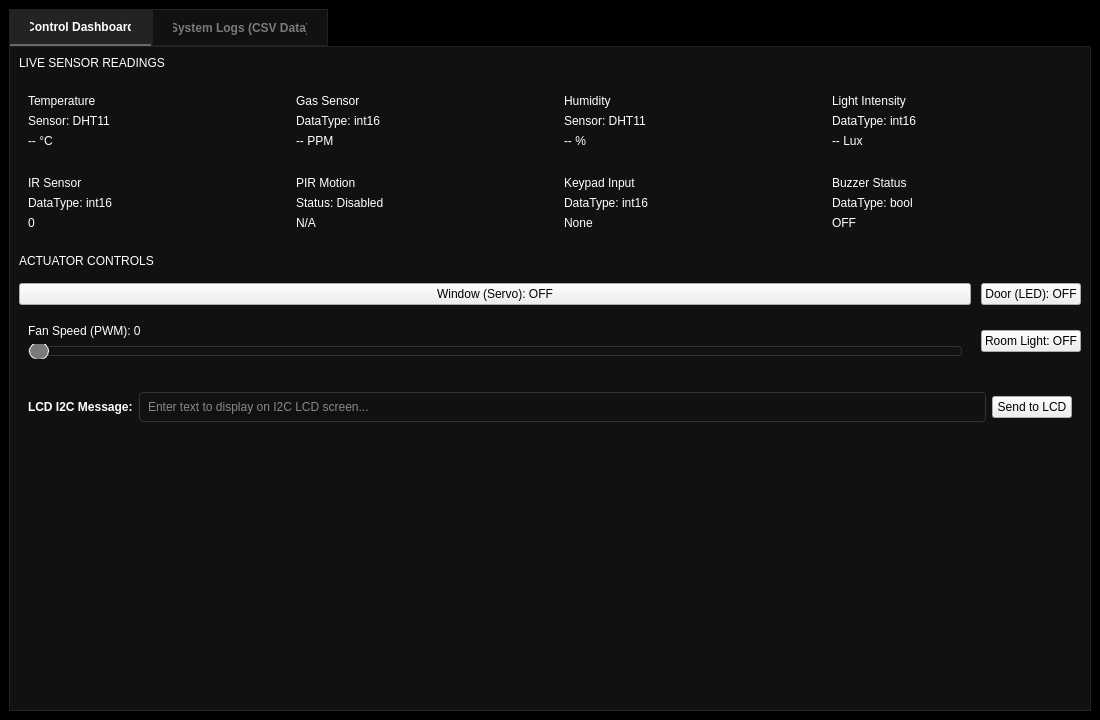
<?xml version="1.0" encoding="UTF-8"?>
<ui version="4.0">
 <class>MainWindow</class>
 <widget class="QMainWindow" name="MainWindow">
  <property name="geometry">
   <rect>
    <x>0</x>
    <y>0</y>
    <width>1100</width>
    <height>720</height>
   </rect>
  </property>
  <property name="windowTitle">
   <string>Smart Home ROS / Arduino Control Center</string>
  </property>
  <property name="styleSheet">
   <string notr="true">
QMainWindow, QWidget#centralwidget {
    background-color: #000000;
    color: #FFFFFF;
    font-family: 'Segoe UI', Arial, sans-serif;
}
QTabWidget::pane {
    border: 1px solid #232323;
    background-color: #111111;
}
QTabBar::tab {
    background: #111111;
    color: #7A7A7A;
    padding: 10px 20px;
    border: 1px solid #232323;
    font-weight: bold;
}
QTabBar::tab:selected {
    background: #232323;
    color: #FFFFFF;
    border-bottom: 2px solid #696969;
}
QFrame.card {
    background-color: #111111;
    border: 1px solid #232323;
    border-radius: 8px;
}
QLabel {
    color: #FFFFFF;
}
QLabel.sectionHeader {
    font-weight: bold;
    color: #7A7A7A;
    letter-spacing: 1px;
}
QLabel.cardTitle {
    font-size: 14px;
    font-weight: bold;
    color: #FFFFFF;
}
QLabel.cardSub {
    font-size: 11px;
    color: #7A7A7A;
}
QLabel.cardValue {
    font-size: 20px;
    font-weight: bold;
    color: #FFFFFF;
}
QPushButton.toggleBtn {
    background-color: #111111;
    color: #7A7A7A;
    border: 2px solid #343434;
    border-radius: 6px;
    padding: 12px;
    font-weight: bold;
    font-size: 13px;
}
QPushButton.toggleBtn:hover {
    background-color: #232323;
    color: #FFFFFF;
}
QPushButton.toggleBtn:checked {
    background-color: #464646;
    color: #FFFFFF;
    border: 2px solid #7A7A7A;
}
QPushButton.actionBtn {
    background-color: #343434;
    color: #FFFFFF;
    border: 1px solid #464646;
    border-radius: 6px;
    padding: 8px 15px;
    font-weight: bold;
}
QPushButton.actionBtn:hover {
    background-color: #464646;
}
QSlider::groove:horizontal {
    border: 1px solid #343434;
    height: 8px;
    background: #111111;
    border-radius: 4px;
}
QSlider::handle:horizontal {
    background: #7A7A7A;
    border: 1px solid #FFFFFF;
    width: 18px;
    margin: -5px 0;
    border-radius: 9px;
}
QSlider::handle:horizontal:hover {
    background: #FFFFFF;
}
QLineEdit, QDateEdit, QTimeEdit {
    background-color: #111111;
    border: 1px solid #343434;
    color: #FFFFFF;
    padding: 6px;
    border-radius: 4px;
}
QTableWidget {
    background-color: #111111;
    gridline-color: #232323;
    border: 1px solid #232323;
    color: #FFFFFF;
}
QHeaderView::section {
    background-color: #232323;
    color: #FFFFFF;
    padding: 6px;
    border: 1px solid #343434;
    font-weight: bold;
}
   </string>
  </property>
  <widget class="QWidget" name="centralwidget">
   <layout class="QVBoxLayout" name="mainLayout">
    <item>
     <widget class="QTabWidget" name="tabWidget">
      <property name="currentIndex">
       <number>0</number>
      </property>

      <!-- TAB 1: DASHBOARD -->
      <widget class="QWidget" name="tabDashboard">
       <attribute name="title">
        <string>Control Dashboard</string>
       </attribute>
       <layout class="QVBoxLayout" name="dashboardLayout">
        <property name="spacing">
         <number>15</number>
        </property>
        <item>
         <widget class="QLabel" name="hdrSensors">
          <property name="text">
           <string>LIVE SENSOR READINGS</string>
          </property>
          <property name="class" stdset="0">
           <string>sectionHeader</string>
          </property>
         </widget>
        </item>
        <item>
         <layout class="QGridLayout" name="gridSensors">
          <property name="spacing">
           <number>10</number>
          </property>

          <item row="0" column="0">
           <widget class="QFrame" name="cardTemp">
            <property name="class" stdset="0"><string>card</string></property>
            <layout class="QVBoxLayout">
             <item><widget class="QLabel" name="lblT1"><property name="text"><string>Temperature</string></property><property name="class" stdset="0"><string>cardTitle</string></property></widget></item>
             <item><widget class="QLabel" name="lblS1"><property name="text"><string>Sensor: DHT11</string></property><property name="class" stdset="0"><string>cardSub</string></property></widget></item>
             <item><widget class="QLabel" name="lblTemp"><property name="text"><string>-- °C</string></property><property name="class" stdset="0"><string>cardValue</string></property></widget></item>
            </layout>
           </widget>
          </item>

          <item row="0" column="1">
           <widget class="QFrame" name="cardGas">
            <property name="class" stdset="0"><string>card</string></property>
            <layout class="QVBoxLayout">
             <item><widget class="QLabel" name="lblT2"><property name="text"><string>Gas Sensor</string></property><property name="class" stdset="0"><string>cardTitle</string></property></widget></item>
             <item><widget class="QLabel" name="lblS2"><property name="text"><string>DataType: int16</string></property><property name="class" stdset="0"><string>cardSub</string></property></widget></item>
             <item><widget class="QLabel" name="lblGas"><property name="text"><string>-- PPM</string></property><property name="class" stdset="0"><string>cardValue</string></property></widget></item>
            </layout>
           </widget>
          </item>

          <item row="0" column="2">
           <widget class="QFrame" name="cardHum">
            <property name="class" stdset="0"><string>card</string></property>
            <layout class="QVBoxLayout">
             <item><widget class="QLabel" name="lblT3"><property name="text"><string>Humidity</string></property><property name="class" stdset="0"><string>cardTitle</string></property></widget></item>
             <item><widget class="QLabel" name="lblS3"><property name="text"><string>Sensor: DHT11</string></property><property name="class" stdset="0"><string>cardSub</string></property></widget></item>
             <item><widget class="QLabel" name="lblHumidity"><property name="text"><string>-- %</string></property><property name="class" stdset="0"><string>cardValue</string></property></widget></item>
            </layout>
           </widget>
          </item>

          <item row="0" column="3">
           <widget class="QFrame" name="cardLight">
            <property name="class" stdset="0"><string>card</string></property>
            <layout class="QVBoxLayout">
             <item><widget class="QLabel" name="lblT4"><property name="text"><string>Light Intensity</string></property><property name="class" stdset="0"><string>cardTitle</string></property></widget></item>
             <item><widget class="QLabel" name="lblS4"><property name="text"><string>DataType: int16</string></property><property name="class" stdset="0"><string>cardSub</string></property></widget></item>
             <item><widget class="QLabel" name="lblLight"><property name="text"><string>-- Lux</string></property><property name="class" stdset="0"><string>cardValue</string></property></widget></item>
            </layout>
           </widget>
          </item>

          <item row="1" column="0">
           <widget class="QFrame" name="cardIR">
            <property name="class" stdset="0"><string>card</string></property>
            <layout class="QVBoxLayout">
             <item><widget class="QLabel" name="lblT5"><property name="text"><string>IR Sensor</string></property><property name="class" stdset="0"><string>cardTitle</string></property></widget></item>
             <item><widget class="QLabel" name="lblS5"><property name="text"><string>DataType: int16</string></property><property name="class" stdset="0"><string>cardSub</string></property></widget></item>
             <item><widget class="QLabel" name="lblIR"><property name="text"><string>0</string></property><property name="class" stdset="0"><string>cardValue</string></property></widget></item>
            </layout>
           </widget>
          </item>

          <item row="1" column="1">
           <widget class="QFrame" name="cardPIR">
            <property name="class" stdset="0"><string>card</string></property>
            <layout class="QVBoxLayout">
             <item><widget class="QLabel" name="lblT6"><property name="text"><string>PIR Motion</string></property><property name="class" stdset="0"><string>cardTitle</string></property></widget></item>
             <item><widget class="QLabel" name="lblS6"><property name="text"><string>Status: Disabled</string></property><property name="class" stdset="0"><string>cardSub</string></property></widget></item>
             <item><widget class="QLabel" name="lblPIR"><property name="text"><string>N/A</string></property><property name="class" stdset="0"><string>cardValue</string></property></widget></item>
            </layout>
           </widget>
          </item>

          <item row="1" column="2">
           <widget class="QFrame" name="cardKeypad">
            <property name="class" stdset="0"><string>card</string></property>
            <layout class="QVBoxLayout">
             <item><widget class="QLabel" name="lblT7"><property name="text"><string>Keypad Input</string></property><property name="class" stdset="0"><string>cardTitle</string></property></widget></item>
             <item><widget class="QLabel" name="lblS7"><property name="text"><string>DataType: int16</string></property><property name="class" stdset="0"><string>cardSub</string></property></widget></item>
             <item><widget class="QLabel" name="lblKeypad"><property name="text"><string>None</string></property><property name="class" stdset="0"><string>cardValue</string></property></widget></item>
            </layout>
           </widget>
          </item>

          <item row="1" column="3">
           <widget class="QFrame" name="cardBuzzer">
            <property name="class" stdset="0"><string>card</string></property>
            <layout class="QVBoxLayout">
             <item><widget class="QLabel" name="lblT8"><property name="text"><string>Buzzer Status</string></property><property name="class" stdset="0"><string>cardTitle</string></property></widget></item>
             <item><widget class="QLabel" name="lblS8"><property name="text"><string>DataType: bool</string></property><property name="class" stdset="0"><string>cardSub</string></property></widget></item>
             <item><widget class="QLabel" name="lblBuzzer"><property name="text"><string>OFF</string></property><property name="class" stdset="0"><string>cardValue</string></property></widget></item>
            </layout>
           </widget>
          </item>
         </layout>
        </item>

        <item>
         <widget class="QLabel" name="hdrActions">
          <property name="text">
           <string>ACTUATOR CONTROLS</string>
          </property>
          <property name="class" stdset="0">
           <string>sectionHeader</string>
          </property>
         </widget>
        </item>

        <item>
         <layout class="QGridLayout" name="gridActions">
          <property name="spacing">
           <number>10</number>
          </property>
          <item row="0" column="0">
           <widget class="QPushButton" name="btnWindow">
            <property name="text"><string>Window (Servo): OFF</string></property>
            <property name="checkable"><bool>true</bool></property>
            <property name="class" stdset="0"><string>toggleBtn</string></property>
           </widget>
          </item>
          <item row="0" column="1">
           <widget class="QPushButton" name="btnDoor">
            <property name="text"><string>Door (LED): OFF</string></property>
            <property name="checkable"><bool>true</bool></property>
            <property name="class" stdset="0"><string>toggleBtn</string></property>
           </widget>
          </item>

          <!-- Fan PWM Control Slider Card -->
          <item row="1" column="0">
           <widget class="QFrame" name="cardFanControl">
            <property name="class" stdset="0"><string>card</string></property>
            <layout class="QVBoxLayout" name="fanCardLayout">
             <item>
              <widget class="QLabel" name="lblFanSpeed">
               <property name="text"><string>Fan Speed (PWM): 0</string></property>
               <property name="class" stdset="0"><string>cardTitle</string></property>
              </widget>
             </item>
             <item>
              <widget class="QSlider" name="sliderFan">
               <property name="maximum"><number>255</number></property>
               <property name="orientation"><enum>Qt::Horizontal</enum></property>
              </widget>
             </item>
            </layout>
           </widget>
          </item>

          <item row="1" column="1">
           <widget class="QPushButton" name="btnLight">
            <property name="text"><string>Room Light: OFF</string></property>
            <property name="checkable"><bool>true</bool></property>
            <property name="class" stdset="0"><string>toggleBtn</string></property>
           </widget>
          </item>
         </layout>
        </item>

        <item>
         <widget class="QFrame" name="frameLCD">
          <property name="class" stdset="0"><string>card</string></property>
          <layout class="QHBoxLayout" name="lcdLayout">
           <item>
            <widget class="QLabel" name="lblLCD">
             <property name="styleSheet"><string notr="true">color: #FFFFFF; font-weight: bold;</string></property>
             <property name="text"><string>LCD I2C Message:</string></property>
            </widget>
           </item>
           <item>
            <widget class="QLineEdit" name="txtLcdMessage">
             <property name="placeholderText">
              <string>Enter text to display on I2C LCD screen...</string>
             </property>
            </widget>
           </item>
           <item>
            <widget class="QPushButton" name="btnSendLcd">
             <property name="text"><string>Send to LCD</string></property>
             <property name="class" stdset="0"><string>actionBtn</string></property>
            </widget>
           </item>
          </layout>
         </widget>
        </item>

        <item>
         <spacer name="dashSpacer">
          <property name="orientation"><enum>Qt::Vertical</enum></property>
          <property name="sizeHint" stdset="0"><size><width>20</width><height>40</height></size></property>
         </spacer>
        </item>
       </layout>
      </widget>

      <!-- TAB 2: SYSTEM LOGS -->
      <widget class="QWidget" name="tabLogs">
       <attribute name="title">
        <string>System Logs (CSV Data)</string>
       </attribute>
       <layout class="QVBoxLayout" name="logsLayout">
        <item>
         <widget class="QFrame" name="frameFilter">
          <property name="class" stdset="0"><string>card</string></property>
          <layout class="QHBoxLayout" name="filterLayout">
           <item>
            <widget class="QLabel" name="lblDate">
             <property name="styleSheet"><string notr="true">color: #FFFFFF; font-weight: bold;</string></property>
             <property name="text"><string>Date:</string></property>
            </widget>
           </item>
           <item>
            <widget class="QDateEdit" name="datePicker">
             <property name="calendarPopup"><bool>true</bool></property>
            </widget>
           </item>
           <item>
            <widget class="QLabel" name="lblTime">
             <property name="styleSheet"><string notr="true">color: #FFFFFF; font-weight: bold;</string></property>
             <property name="text"><string>Start Time:</string></property>
            </widget>
           </item>
           <item>
            <widget class="QTimeEdit" name="timePicker"/>
           </item>
           <item>
            <widget class="QPushButton" name="btnFilterLogs">
             <property name="text"><string>Filter 1-Hour Window</string></property>
             <property name="class" stdset="0"><string>actionBtn</string></property>
            </widget>
           </item>
           <item>
            <widget class="QPushButton" name="btnLoadLastHour">
             <property name="text"><string>Load Last 1 Hour</string></property>
             <property name="class" stdset="0"><string>actionBtn</string></property>
            </widget>
           </item>
          </layout>
         </widget>
        </item>

        <item>
         <widget class="QTableWidget" name="tableLogs">
          <property name="columnCount"><number>16</number></property>
          <column><property name="text"><string>Date</string></property></column>
          <column><property name="text"><string>Time</string></property></column>
          <column><property name="text"><string>Temp</string></property></column>
          <column><property name="text"><string>Gas</string></property></column>
          <column><property name="text"><string>Humidity</string></property></column>
          <column><property name="text"><string>Light</string></property></column>
          <column><property name="text"><string>IR</string></property></column>
          <column><property name="text"><string>PIR</string></property></column>
          <column><property name="text"><string>Keypad</string></property></column>
          <column><property name="text"><string>Buzzer</string></property></column>
          <column><property name="text"><string>Window</string></property></column>
          <column><property name="text"><string>Door</string></property></column>
          <column><property name="text"><string>Fan</string></property></column>
          <column><property name="text"><string>RoomLight</string></property></column>
          <column><property name="text"><string>LCD Message</string></property></column>
          <column><property name="text"><string>Code</string></property></column>
         </widget>
        </item>
       </layout>
      </widget>
     </widget>
    </item>
   </layout>
  </widget>
 </widget>
 <resources/>
 <connections/>
</ui>
